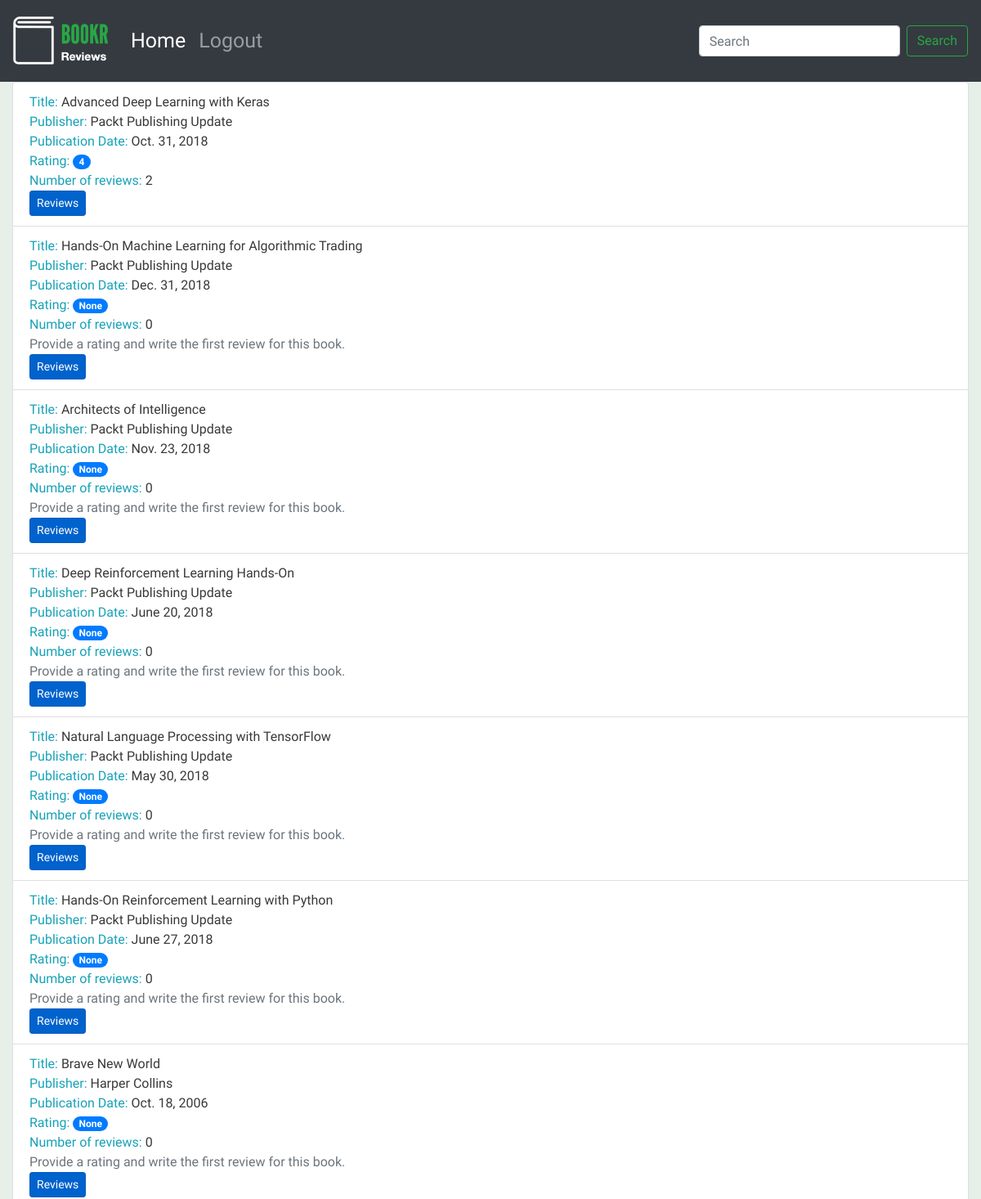
/books/ (upper part), run on an earlier commit of the app's database.
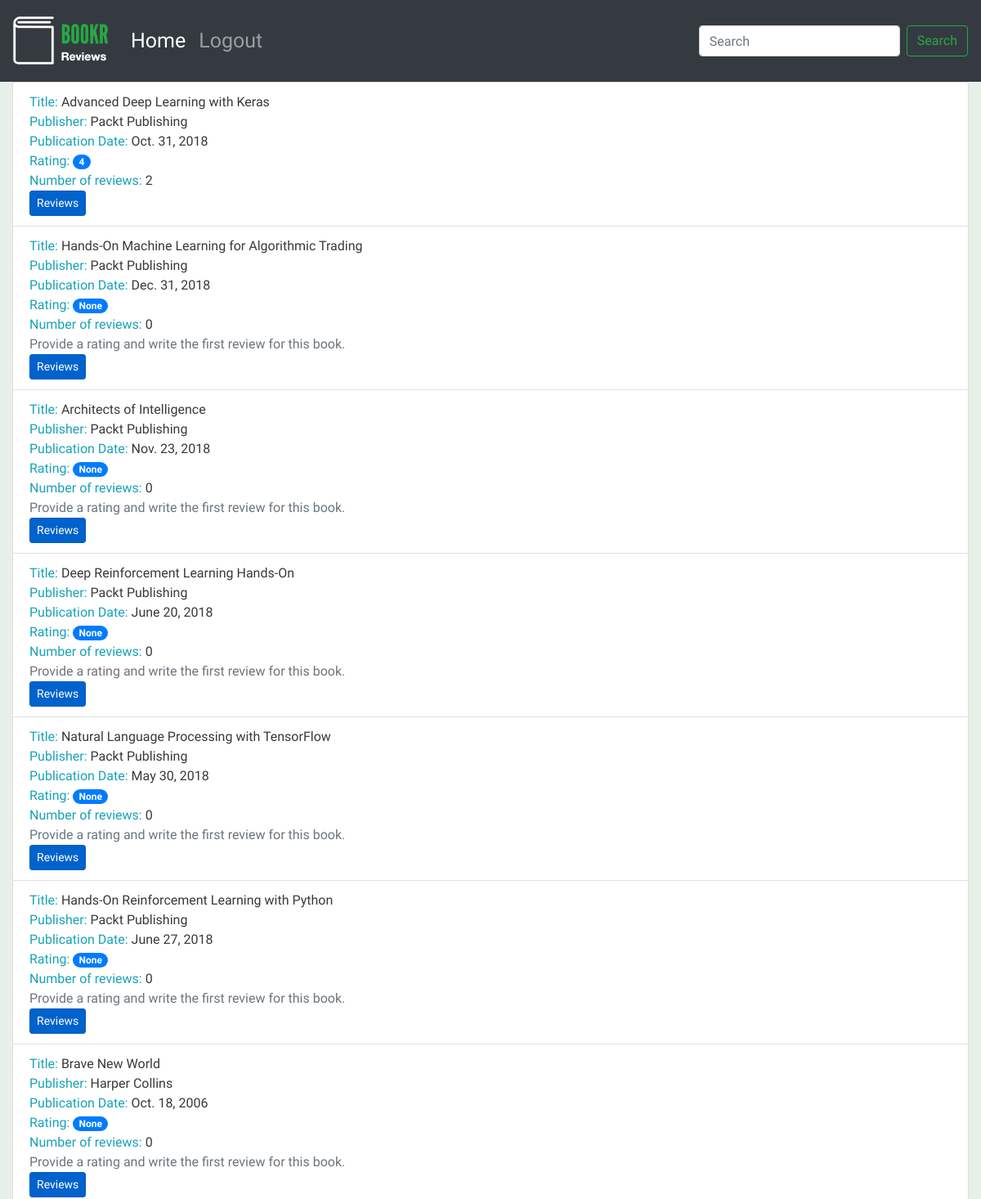
And on a later commit of the database.
### reviews/models.py (models this page shows, shortened)
class Book(models.Model):
    title = models.CharField(max_length=70, help_text="The title of the book.")
    publication_date = models.DateField(verbose_name="Date the book was published.")
    isbn = models.CharField(max_length=20, verbose_name="ISBN number of the book.")
    publisher = models.ForeignKey(Publisher, on_delete=models.CASCADE)  # MANY TO ONE RELATIONSHIP
    contributors = models.ManyToManyField('Contributor', through='BookContributor')  # MANY TO MANY RELATIONSHIP

class Publisher(models.Model):
    name = models.CharField(max_length=50, help_text="The name of the Publisher.")
    website = models.URLField(help_text="The Publisher's website.")
    email = models.EmailField(help_text="The Publisher's email address.")
    def __str__(self):
        return self.name

### reviews/views.py (the view)
# urls.py: path('books/', views.book_list, name='book_list'),
def book_list(request):
    books = Book.objects.all()
    book_list = []
    for book in books:
        reviews = book.review_set.all()
        if reviews:
            book_rating = average_rating([review.rating for review in reviews])
            number_of_reviews = len(reviews)
        else:
            book_rating = None
            number_of_reviews = 0
        book_list.append({'book': book, 'book_rating': book_rating, 'number_of_reviews': number_of_reviews})
    context = {'book_list': book_list}
    return render(request, 'reviews/books_list.html', context)

### reviews/utils.py (called while the page is built)
def average_rating(rating_list):
    if not rating_list:
        return 0
    return round(sum(rating_list) / len(rating_list))

### reviews/templates/reviews/books_list.html (shortened to what this page needs)
{% extends 'reviews/base.html' %}
{% block content %}
    <ul class="list-group">
      {% for item in book_list %}
      <li class="list-group-item">
          <span class="text-info">Title: </span> <span>{{ item.book.title }}</span>
          <br>
          <span class="text-info">Publisher: </span><span>{{ item.book.publisher }}</span>
          <br>
          <span class="text-info">Publication Date: </span><span>{{ item.book.publication_date }}</span>
          <br>
          <span class="text-info">Rating: </span><span class="badge badge-primary badge-pill">{{ item.book_rating }}</span>
          <br>
          <span class="text-info">Number of reviews: </span><span>{{ item.number_of_reviews }}</span>
          <br>
          {% if item.book_rating is null %}
          <span class="text-secondary">Provide a rating and write the first review for this book.</span>
          <br>
          {% endif %}
          <a class="btn btn-primary btn-sm active" role="button" aria-pressed="true" href="/book/{{ item.book.id }}/">Reviews</a></li>
      {% endfor %}
    </ul>
{% endblock %}

What changed in the data, as far as the page shows it:
changed through a linked row, Book "Advanced Deep Learning with Keras": book.publisher "Packt Publishing Update" → "Packt Publishing"
changed through a linked row, Book "Hands-On Machine Learning for Algorithmic Trading": book.publisher "Packt Publishing Update" → "Packt Publishing"
changed through a linked row, Book "Architects of Intelligence": book.publisher "Packt Publishing Update" → "Packt Publishing"
changed through a linked row, Book "Deep Reinforcement Learning Hands-On": book.publisher "Packt Publishing Update" → "Packt Publishing"
changed through a linked row, Book "Natural Language Processing with TensorFlow": book.publisher "Packt Publishing Update" → "Packt Publishing"
changed through a linked row, Book "Hands-On Reinforcement Learning with Python": book.publisher "Packt Publishing Update" → "Packt Publishing"
